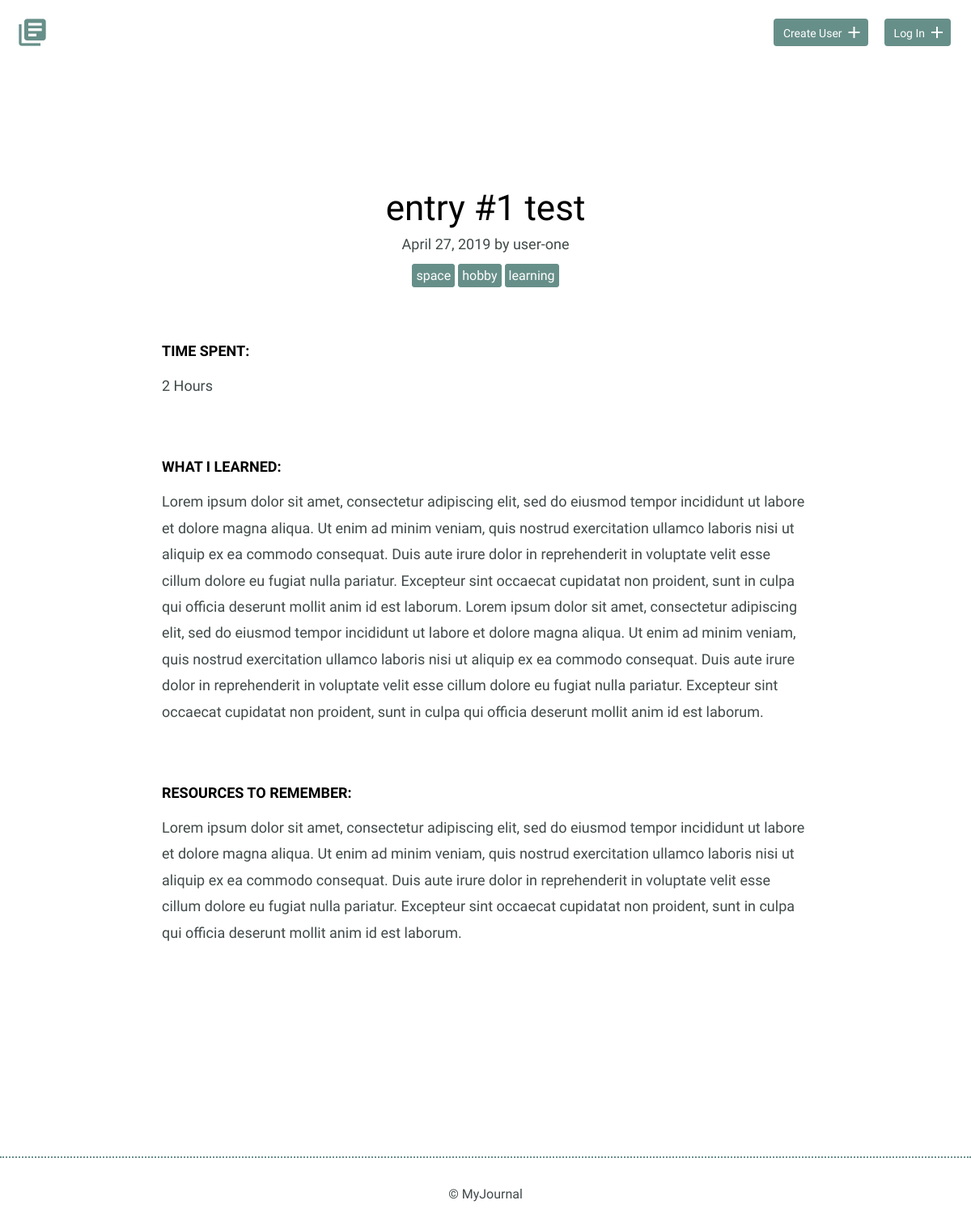
/entries/entry-1-test, run on an earlier commit of the app's database.
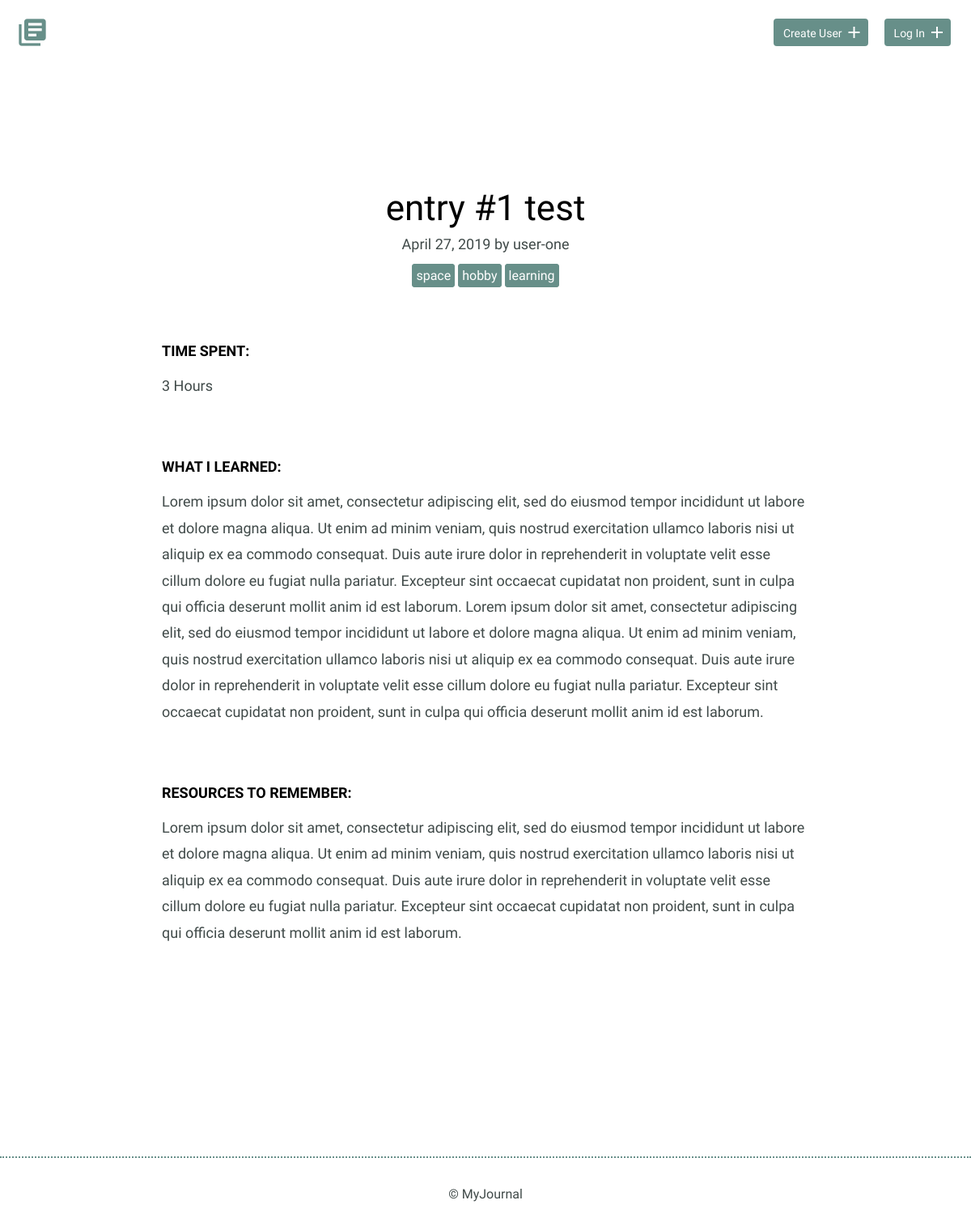
And on a later commit of the database.
### models.py (models this page shows, shortened)
class User(UserMixin, Model):
    username = CharField(unique=True, max_length=30)
    password = CharField()
    class Meta:
        database = DATABASE

class Entry(Model):
    user = ForeignKeyField(User, related_name='entries')
    title = CharField(unique=True)
    slug = CharField(unique=True)
    date = DateField()
    time_spent = IntegerField()
    what_you_learned = TextField()
    resource_to_remember = TextField()
    class Meta:
        database = DATABASE

### app.py (the view)
@app.route('/entries/<slug>')
def detail(slug):
    data = models.get_data(query=None, slug=slug)
    return render_template('detail.html.j2', entry=data)

### app.py (called while the page is built)
@app.before_request
def before_requets():
    g.db = models.DATABASE
    g.db.connect()

@app.after_request
def after_request(response):
    g.db.close()
    return response

### models.py (called while the page is built)
def get_data(query=None, slug=None):
    data = list()
    if not slug:
        page_query = query.paginate(g.page, 10)
        for entry in page_query:
            tag = (Tag.select().join(Entry).where(
                Entry.id == entry.id))
            username = User.get(id=entry.user).username
            data.append((entry, tag, username))
    else:
        entry = Entry.get(Entry.slug == slug)
        tag = (Tag.select().join(Entry).where(
            Entry.id == entry.id))
        username = User.get(id=entry.user).username
        data.append((entry, tag, username))
    return data

### templates/detail.html.j2 (shortened to what this page needs)
{% extends 'layout.html.j2' %}
{% block content %}
<div class="entry-list single">
    {% for data in entry %}
	<article>
		<h1>{{ data[0].title }}</h1>
		<time datetime="{{ data[0].date.strftime('%Y-%d-%m') }}">
            {{ data[0].date.strftime('%B %d, %Y') }} by {{ data[2] }}
        </time>
        {% for tag in data[1] %}
            <a href="{{ url_for('tag', tag=tag.tag) }}" class="tag">{{ tag.tag }}</a>
        {% endfor %}
		<div class="entry">
			<h3>Time Spent:</h3>
			<p>{{ data[0].time_spent }} Hours</p>
		</div>
		<div class="entry">
			<h3>What I Learned:</h3>
			<p>
				{{ data[0].what_you_learned }}
			</p>
		</div>
		<div class="entry">
			<h3>Resources to Remember:</h3>
			<p>
				{{ data[0].resource_to_remember }}
		</div>
	</article>
    {% endfor %}
</div>
{% endblock %}

What changed in the data, as far as the page shows it:
changed through a linked row, User "user-one": time_spent "2" → "3"
